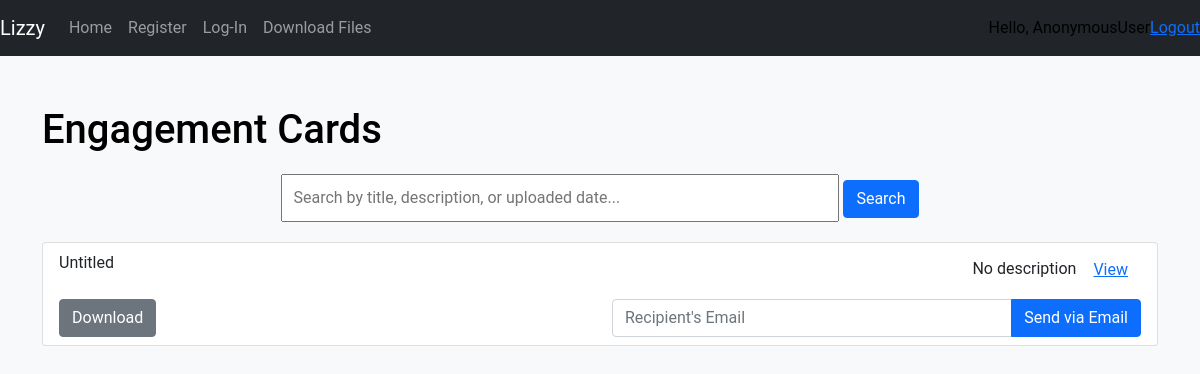
The app's page /engagement_cards/, older data.
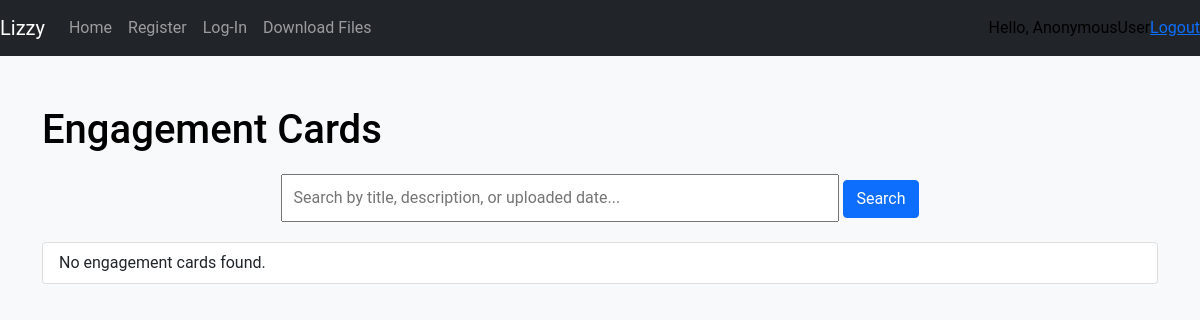
The same page, newer data.
### task/models.py (models this page shows, shortened)
class EngagementCards(models.Model):
    title = models.CharField(max_length=50, default="Untitled", null=True, blank=True)
    description = models.CharField(max_length=100, default="No description", null=True, blank=True)
    uploaded_date = models.DateField(null=True, default=timezone.now)
    email = models.ForeignKey(MyUser, on_delete=models.PROTECT)
    download_count = models.PositiveBigIntegerField(default=0)
    email_count = models.PositiveIntegerField(default=0)
    upload_card = models.FileField(upload_to="engagement_cards/")

### task/views.py (the view)
# urls.py: path('engagement_cards/', views.engagement_cards, name='engagement_cards'),
def engagement_cards(request):
    engagement_cards = EngagementCards.objects.all()
    card_filter = EngagementCardFilter(request.GET, queryset=engagement_cards)
    engagement_cards = card_filter.qs
    context = {
        'engagement_cards': engagement_cards,
        'card_filter': card_filter
    }
    return render(request, 'task/engagement/engagement_cards.html', context)

### task/templates/task/engagement/engagement_cards.html (shortened to what this page needs)
{% load static %}
<!DOCTYPE html>
<html lang="en">
<head>
  <link href="https://cdn.jsdelivr.net/npm/bootstrap@5.0.2/dist/css/bootstrap.min.css" rel="stylesheet">
  <link rel="stylesheet" href="{% static 'css/feed.css' %}">
</head>
<body>
  {% include 'task/navbar.html' %}
  <div class="container">
    <h1>Engagement Cards</h1>
    <div class="search-bar">
      <form method="GET">
        <input type="text" name="title" placeholder="Search by title, description, or uploaded date...">
        <button type="submit" class="btn btn-primary">Search</button>
      </form>
    </div>
    <ul class="list-group mb-3" id="engagementCards">
      {% for file in engagement_cards %}
      <li class="list-group-item">
        <div class="row file-info">
          <div class="col-md-6">
            <span class="file-title">{{ file.title }}</span>
          </div>
          <div class="col-md-6 text-end">
            <span class="file-description">{{ file.description }}</span>
            <a href="{% url 'view_file' file_type='engagement' file_id=file.id %}" class="btn btn-link">View</a>
          </div>
        </div>
        <div class="row actions">
          <div class="col-md-6">
            <a href="{% url 'download_file' file_type='engagement' file_id=file.id %}" class="btn btn-secondary" download>Download</a>
          </div>
          <div class="col-md-6 text-end">
            <form method="POST" action="{% url 'send_file' file_type='engagement' file_id=file.id %}" class="d-inline">
              <div class="input-group">
                <input type="email" name="recipient_email" class="form-control" placeholder="Recipient's Email" required>
                <button type="submit" class="btn btn-primary">Send via Email</button>
              </div>
            </form>
          </div>
        </div>
      </li>
      {% empty %}
      <li class="list-group-item">No engagement cards found.</li>
      {% endfor %}
    </ul>
  </div>
</body>
</html>

Row changes from the older to the newer data that the page shows:
removed EngagementCards: title "Untitled", description "No description"
Text that changed along with them:
text now shown: "No engagement cards found."
